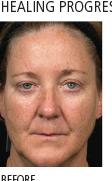
#> input picture RednessDetection/1.jpg, 112 x 181 px; its folder holds only this picture in this run
$ jupyter execute --allow-errors FCN8s_keras_demo.ipynb   (shell and % lines are left out)
#> lines starting #> are read from the running program, lines starting #| are printed output that depends on the picture
[cell 1]
from keras.models import Sequential, Model
from keras.layers import *
from keras.layers.advanced_activations import LeakyReLU
from keras.activations import relu
from keras.initializers import RandomNormal
from keras.applications import *
import keras.backend as K

[cell 2]
import os
import time
from datetime import datetime
from datetime import timedelta
from datetime import date

# FCN model

Code borrows from [jgraving/keras-fcn-1](https://github.com/jgraving/keras-fcn-1/blob/master/fcn/fcn.py), which is forked from [JihongJu/keras-fcn](https://github.com/JihongJu/keras-fcn).

[cell 3]
from FCN8s_keras import FCN

#> (a cell that did not finish here is left out)

### Load FCN8s model weights

#> (a cell that did not finish here is left out)

### Load image

[cell 6]
import cv2

[cell 7]
import matplotlib.pyplot as plt

[cell 8]
def vgg_preprocess(im):
    im = cv2.resize(im, (500, 500))
    in_ = np.array(im, dtype=np.float32)
    in_ = in_[:,:,::-1]
    in_ -= np.array((104.00698793,116.66876762,122.67891434))
    in_ = in_[np.newaxis,:]
    #in_ = in_.transpose((2,0,1))
    return in_

def auto_downscaling(im):
    w = im.shape[1]
    h = im.shape[0]
    while w*h >= 700*700:
        im = cv2.resize(im, (0,0), fx=0.5, fy=0.5)
        w = im.shape[1]
        h = im.shape[0]
    return im

[cell 9]
fn=[x for x in os.listdir() if x[-4:] == '.jpg'][0]

[cell 10]
im = cv2.cvtColor(cv2.imread(fn), cv2.COLOR_BGR2RGB)
im = auto_downscaling(im)

[cell 11]
#im.shape

[cell 12]
plt.axis('off')
plt.imshow(im)

#> (a cell that did not finish here is left out)

#> in vgg_preprocess, `im = cv2.resize(im, (500, 500))`:
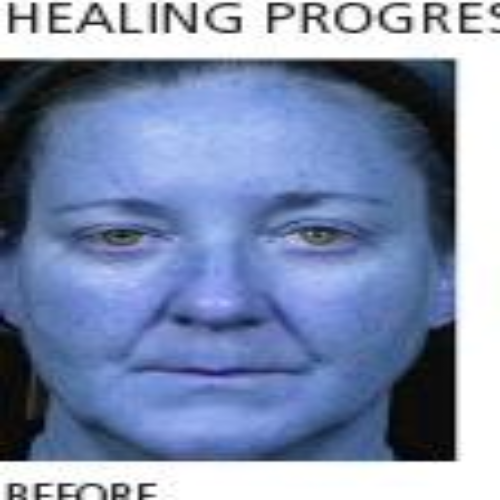
#> im: shape (500, 500, 3); mean of channels 0, 1, 2 175.3, 142.3, 127.3; drawn as B, G, R

$ run again, on RednessDetection/4_labeled.jpg
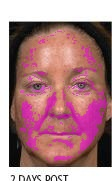
#> input picture RednessDetection/4_labeled.jpg, 112 x 181 px
#> in vgg_preprocess, `im = cv2.resize(im, (500, 500))`:
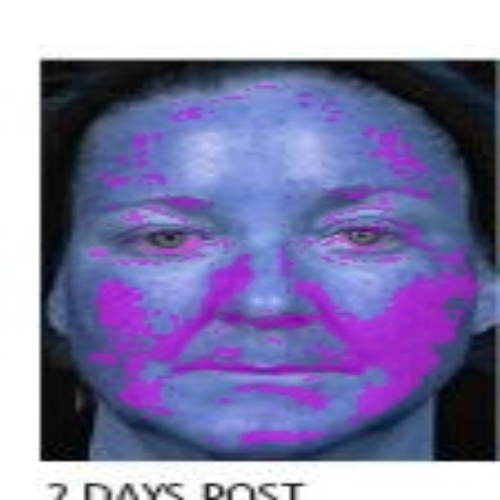
#> im: shape (500, 500, 3); mean of channels 0, 1, 2 170.8, 126.1, 131.7; drawn as B, G, R

$ run again, on RednessDetection/5.jpg
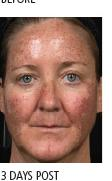
#> input picture RednessDetection/5.jpg, 112 x 181 px
#> in vgg_preprocess, `im = cv2.resize(im, (500, 500))`:
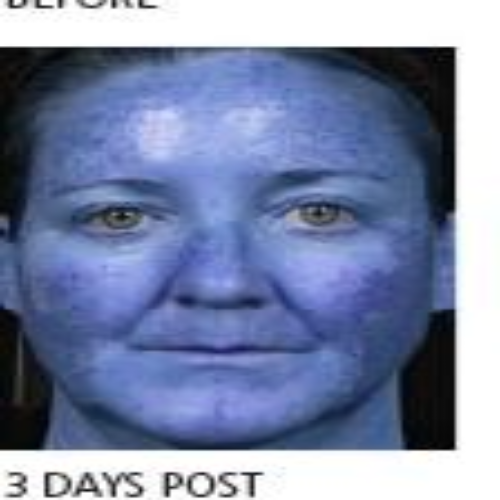
#> im: shape (500, 500, 3); mean of channels 0, 1, 2 168.3, 135.8, 124; drawn as B, G, R

$ run again, on RednessDetection/6.jpg
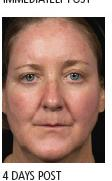
#> input picture RednessDetection/6.jpg, 112 x 181 px
#> in vgg_preprocess, `im = cv2.resize(im, (500, 500))`:
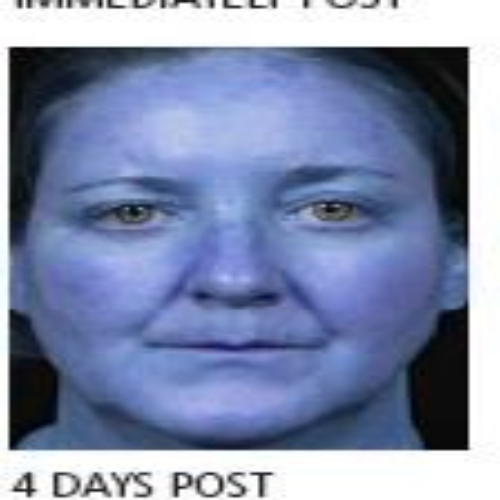
#> im: shape (500, 500, 3); mean of channels 0, 1, 2 171.5, 139.6, 127.8; drawn as B, G, R

$ run again, on RednessDetection/2.jpg
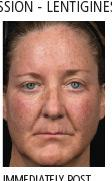
#> input picture RednessDetection/2.jpg, 112 x 181 px
#> in vgg_preprocess, `im = cv2.resize(im, (500, 500))`:
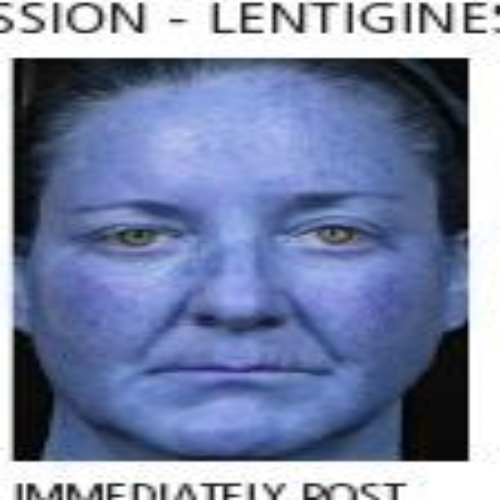
#> im: shape (500, 500, 3); mean of channels 0, 1, 2 167.1, 134.3, 122.6; drawn as B, G, R
